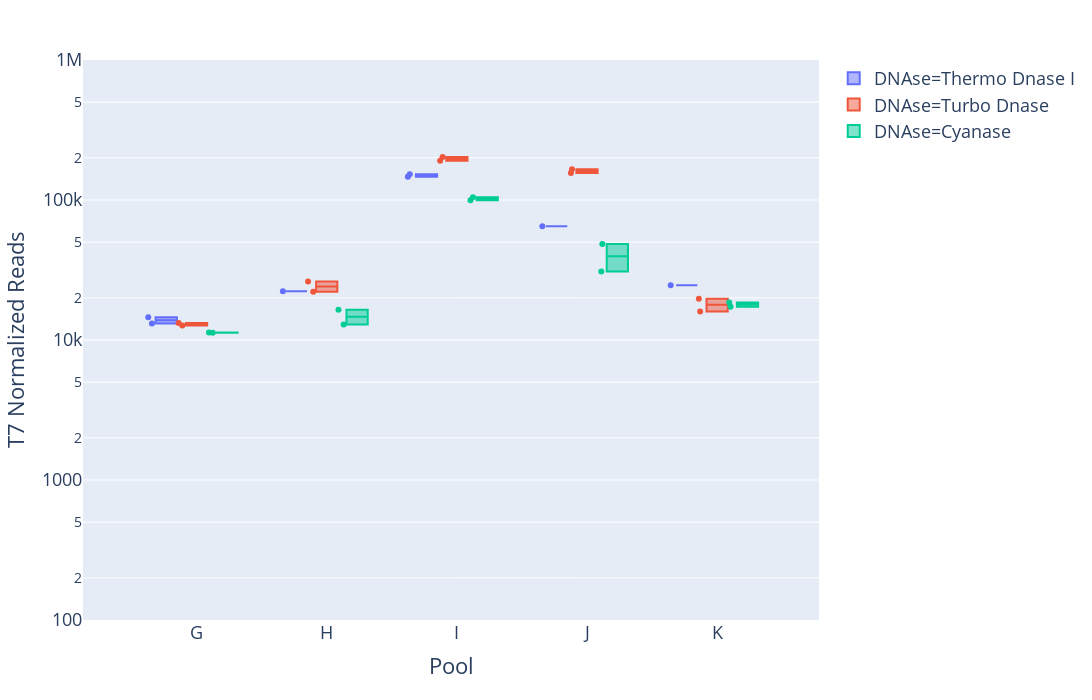

The cell this chart's notebook holds for it:
### Markdown cell above
## T7 Normalized Reads

### Code cell
fig = px.box(
    merged[
        ~(merged['t7_normalized_reads'] == 0)
#         & (merged['Pool'].isin(['Pool 7']))
    ].replace({
        'Pool 1': 'G',
        'Pool 5': 'H',
        'Pool 6': 'I',
        'Pool 7': 'J',
        'Pool 8': 'K'
    }),
    x='Pool',
    y='t7_normalized_reads',
    color='DNAse',
    labels={'t7_normalized_reads': 'T7 Normalized Reads'},
    points='all',
    hover_data=['Accession'],
    log_y=True
)
fig.update_layout(
    font=dict(size=18),
    height=700,
    width=1400
)
fig.update_yaxes(range=[2, 6])
fig.show()
fig.write_html('plots/T7_normalized_reads.html')

### Figure 1 — Plotly figure (JSON) as saved in the notebook; plotly's stock layout.template omitted (floating-point values rounded to 4 significant figures)
{"data": [{"alignmentgroup": "True", "boxpoints": "all", "customdata": [["IDBD-D101193"], ["IDBD-D101194"], ["IDBD-D101196"], ["IDBD-D101197"], ["IDBD-D101198"], ["IDBD-D101199"], ["IDBD-D101202"]], "hoverlabel": {"namelength": 0}, "hovertemplate": "DNAse=Thermo Dnase I<br>Pool=%{x}<br>T7 Normalized Reads=%{y}<br>Accession=%{customdata[0]}", "legendgroup": "DNAse=Thermo Dnase I", "marker": {"color": "#636efa"}, "name": "DNAse=Thermo Dnase I", "notched": false, "offsetgroup": "DNAse=Thermo Dnase I", "orientation": "v", "showlegend": true, "type": "box", "x": ["G", "G", "H", "I", "I", "J", "K"], "x0": " ", "xaxis": "x", "y": [13130.0, 14530.0, 22300.0, 152600.0, 146500.0, 64950.0, 24650.0], "y0": " ", "yaxis": "y"}, {"alignmentgroup": "True", "boxpoints": "all", "customdata": [["IDBD-D101203"], ["IDBD-D101204"], ["IDBD-D101205"], ["IDBD-D101206"], ["IDBD-D101207"], ["IDBD-D101208"], ["IDBD-D101209"], ["IDBD-D101210"], ["IDBD-D101211"], ["IDBD-D101212"]], "hoverlabel": {"namelength": 0}, "hovertemplate": "DNAse=Turbo Dnase<br>Pool=%{x}<br>T7 Normalized Reads=%{y}<br>Accession=%{customdata[0]}", "legendgroup": "DNAse=Turbo Dnase", "marker": {"color": "#EF553B"}, "name": "DNAse=Turbo Dnase", "notched": false, "offsetgroup": "DNAse=Turbo Dnase", "orientation": "v", "showlegend": true, "type": "box", "x": ["G", "G", "H", "H", "I", "I", "J", "J", "K", "K"], "x0": " ", "xaxis": "x", "y": [13220.0, 12670.0, 26130.0, 22160.0, 202600.0, 190700.0, 165600.0, 155900.0, 15990.0, 19680.0], "y0": " ", "yaxis": "y"}, {"alignmentgroup": "True", "boxpoints": "all", "customdata": [["IDBD-D101213"], ["IDBD-D101214"], ["IDBD-D101215"], ["IDBD-D101216"], ["IDBD-D101217"], ["IDBD-D101218"], ["IDBD-D101219"], ["IDBD-D101220"], ["IDBD-D101221"], ["IDBD-D101222"]], "hoverlabel": {"namelength": 0}, "hovertemplate": "DNAse=Cyanase<br>Pool=%{x}<br>T7 Normalized Reads=%{y}<br>Accession=%{customdata[0]}", "legendgroup": "DNAse=Cyanase", "marker": {"color": "#00cc96"}, "name": "DNAse=Cyanase", "notched": false, "offsetgroup": "DNAse=Cyanase", "orientation": "v", "showlegend": true, "type": "box", "x": ["G", "G", "H", "H", "I", "I", "J", "J", "K", "K"], "x0": " ", "xaxis": "x", "y": [11270.0, 11340.0, 16430.0, 12920.0, 104700.0, 99750.0, 48480.0, 30840.0, 17270.0, 18570.0], "y0": " ", "yaxis": "y"}], "layout": {"boxmode": "group", "font": {"size": 18}, "height": 700, "legend": {"tracegroupgap": 0}, "margin": {"t": 60}, "width": 1400, "xaxis": {"anchor": "y", "autorange": true, "domain": [0, 1], "range": [-0.8658, 4.782], "title": {"text": "Pool"}, "type": "category"}, "yaxis": {"anchor": "x", "domain": [0, 1], "range": [2, 6], "title": {"text": "T7 Normalized Reads"}, "type": "log"}}}
